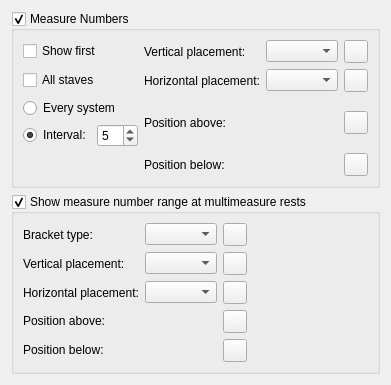
      <widget class="QWidget" name="PageMeasureNumbers">
       <layout class="QVBoxLayout" name="verticalLayout_44">
        <item>
         <widget class="QGroupBox" name="showMeasureNumber">
          <property name="title">
           <string>Measure Numbers</string>
          </property>
          <property name="checkable">
           <bool>true</bool>
          </property>
          <property name="checked">
           <bool>true</bool>
          </property>
          <layout class="QGridLayout" name="_2">
           <item row="0" column="0">
            <widget class="QCheckBox" name="showFirstMeasureNumber">
             <property name="text">
              <string>Show first</string>
             </property>
            </widget>
           </item>
           <item row="2" column="3" rowspan="2">
            <widget class="QLabel" name="measureNumberPosAboveLabel">
             <property name="text">
              <string>Position above:</string>
             </property>
             <property name="alignment">
              <set>Qt::AlignLeading|Qt::AlignLeft|Qt::AlignVCenter</set>
             </property>
             <property name="buddy">
              <cstring>measureNumberPosAbove</cstring>
             </property>
            </widget>
           </item>
           <item row="3" column="0" colspan="2">
            <layout class="QHBoxLayout" name="horizontalLayout_8">
             <item>
              <widget class="QRadioButton" name="showIntervalMeasureNumber">
               <property name="text">
                <string>Interval:</string>
               </property>
               <property name="checked">
                <bool>true</bool>
               </property>
              </widget>
             </item>
             <item>
              <widget class="QSpinBox" name="intervalMeasureNumber">
               <property name="minimum">
                <number>1</number>
               </property>
               <property name="value">
                <number>5</number>
               </property>
              </widget>
             </item>
            </layout>
           </item>
           <item row="4" column="3" rowspan="2">
            <widget class="QLabel" name="measureNumberPosBelowLabel">
             <property name="text">
              <string>Position below:</string>
             </property>
             <property name="alignment">
              <set>Qt::AlignLeading|Qt::AlignLeft|Qt::AlignVCenter</set>
             </property>
             <property name="buddy">
              <cstring>measureNumberPosBelow</cstring>
             </property>
            </widget>
           </item>
           <item row="2" column="6" rowspan="2">
            <widget class="QToolButton" name="resetMeasureNumberPosAbove">
             <property name="toolTip">
              <string>Reset to default</string>
             </property>
             <property name="accessibleName">
              <string>Reset 'Position above' value</string>
             </property>
             <property name="text">
              <string notr="true"/>
             </property>
            </widget>
           </item>
           <item row="0" column="3">
            <widget class="QLabel" name="label_921">
             <property name="text">
              <string>Vertical placement:</string>
             </property>
             <property name="buddy">
              <cstring>measureNumberVPlacement</cstring>
             </property>
            </widget>
           </item>
           <item row="4" column="6" rowspan="2">
            <widget class="QToolButton" name="resetMeasureNumberPosBelow">
             <property name="toolTip">
              <string>Reset to default</string>
             </property>
             <property name="accessibleName">
              <string>Reset 'Position below' value</string>
             </property>
             <property name="text">
              <string notr="true"/>
             </property>
            </widget>
           </item>
           <item row="1" column="3">
            <widget class="QLabel" name="label_93">
             <property name="text">
              <string>Horizontal placement:</string>
             </property>
             <property name="buddy">
              <cstring>measureNumberHPlacement</cstring>
             </property>
            </widget>
           </item>
           <item row="2" column="4" rowspan="2" colspan="2">
            <widget class="mu::notation::OffsetSelect" name="measureNumberPosAbove" native="true"/>
           </item>
           <item row="1" column="6">
            <widget class="QToolButton" name="resetMeasureNumberHPlacement"/>
           </item>
           <item row="4" column="4" rowspan="2" colspan="2">
            <widget class="mu::notation::OffsetSelect" name="measureNumberPosBelow" native="true"/>
           </item>
           <item row="2" column="0">
            <widget class="QRadioButton" name="showEverySystemMeasureNumber">
             <property name="text">
              <string>Every system</string>
             </property>
            </widget>
           </item>
           <item row="0" column="6">
            <widget class="QToolButton" name="resetMeasureNumberVPlacement"/>
           </item>
           <item row="1" column="4" colspan="2">
            <widget class="QComboBox" name="measureNumberHPlacement"/>
           </item>
           <item row="1" column="0">
            <widget class="QCheckBox" name="showAllStavesMeasureNumber">
             <property name="text">
              <string>All staves</string>
             </property>
            </widget>
           </item>
           <item row="0" column="4" colspan="2">
            <widget class="QComboBox" name="measureNumberVPlacement"/>
           </item>
           <item row="0" column="2">
            <spacer name="horizontalSpacer_18">
             <property name="orientation">
              <enum>Qt::Horizontal</enum>
             </property>
             <property name="sizeHint" stdset="0">
              <size>
               <width>0</width>
               <height>0</height>
              </size>
             </property>
            </spacer>
           </item>
           <item row="0" column="7">
            <spacer name="horizontalSpacer_54">
             <property name="orientation">
              <enum>Qt::Horizontal</enum>
             </property>
             <property name="sizeHint" stdset="0">
              <size>
               <width>0</width>
               <height>0</height>
              </size>
             </property>
            </spacer>
           </item>
          </layout>
         </widget>
        </item>
        <item>
         <widget class="QGroupBox" name="mmRestShowMeasureNumberRange">
          <property name="title">
           <string>Show measure number range at multimeasure rests</string>
          </property>
          <property name="checkable">
           <bool>true</bool>
          </property>
          <layout class="QGridLayout" name="gridLayout_48">
           <item row="0" column="2">
            <widget class="QToolButton" name="resetMmRestRangeBracketType"/>
           </item>
           <item row="0" column="1">
            <widget class="QComboBox" name="mmRestRangeBracketType"/>
           </item>
           <item row="3" column="1">
            <widget class="mu::notation::OffsetSelect" name="mmRestRangePosAbove" native="true"/>
           </item>
           <item row="3" column="2">
            <widget class="QToolButton" name="resetMMRestRangePosAbove">
             <property name="toolTip">
              <string>Reset to default</string>
             </property>
             <property name="accessibleName">
              <string>Reset 'Position above' value</string>
             </property>
             <property name="text">
              <string notr="true"/>
             </property>
            </widget>
           </item>
           <item row="1" column="0">
            <widget class="QLabel" name="label_165">
             <property name="text">
              <string>Vertical placement:</string>
             </property>
             <property name="buddy">
              <cstring>mmRestRangeVPlacement</cstring>
             </property>
            </widget>
           </item>
           <item row="1" column="1">
            <widget class="QComboBox" name="mmRestRangeVPlacement"/>
           </item>
           <item row="2" column="1">
            <widget class="QComboBox" name="mmRestRangeHPlacement"/>
           </item>
           <item row="3" column="0">
            <widget class="QLabel" name="mmRestRangePosAboveLabel">
             <property name="sizePolicy">
              <sizepolicy hsizetype="Fixed" vsizetype="Fixed">
               <horstretch>0</horstretch>
               <verstretch>0</verstretch>
              </sizepolicy>
             </property>
             <property name="text">
              <string>Position above:</string>
             </property>
             <property name="alignment">
              <set>Qt::AlignLeading|Qt::AlignLeft|Qt::AlignVCenter</set>
             </property>
             <property name="buddy">
              <cstring>mmRestRangePosAbove</cstring>
             </property>
            </widget>
           </item>
           <item row="0" column="0">
            <widget class="QLabel" name="label_164">
             <property name="text">
              <string>Bracket type:</string>
             </property>
             <property name="buddy">
              <cstring>mmRestRangeBracketType</cstring>
             </property>
            </widget>
           </item>
           <item row="1" column="2">
            <widget class="QToolButton" name="resetMmRestRangeVPlacement"/>
           </item>
           <item row="2" column="0">
            <widget class="QLabel" name="label_166">
             <property name="text">
              <string>Horizontal placement:</string>
             </property>
             <property name="buddy">
              <cstring>mmRestRangeHPlacement</cstring>
             </property>
            </widget>
           </item>
           <item row="2" column="2">
            <widget class="QToolButton" name="resetMmRestRangeHPlacement"/>
           </item>
           <item row="4" column="0">
            <widget class="QLabel" name="mmRestRangePosBelowLabel">
             <property name="sizePolicy">
              <sizepolicy hsizetype="Fixed" vsizetype="Fixed">
               <horstretch>0</horstretch>
               <verstretch>0</verstretch>
              </sizepolicy>
             </property>
             <property name="text">
              <string>Position below:</string>
             </property>
             <property name="alignment">
              <set>Qt::AlignLeading|Qt::AlignLeft|Qt::AlignVCenter</set>
             </property>
             <property name="buddy">
              <cstring>mmRestRangePosBelow</cstring>
             </property>
            </widget>
           </item>
           <item row="4" column="1">
            <widget class="mu::notation::OffsetSelect" name="mmRestRangePosBelow" native="true"/>
           </item>
           <item row="4" column="2">
            <widget class="QToolButton" name="resetMMRestRangePosBelow">
             <property name="toolTip">
              <string>Reset to default</string>
             </property>
             <property name="accessibleName">
              <string>Reset 'Position below' value</string>
             </property>
             <property name="text">
              <string notr="true"/>
             </property>
            </widget>
           </item>
           <item row="0" column="3">
            <spacer name="horizontalSpacer_19">
             <property name="orientation">
              <enum>Qt::Horizontal</enum>
             </property>
             <property name="sizeHint" stdset="0">
              <size>
               <width>0</width>
               <height>0</height>
              </size>
             </property>
            </spacer>
           </item>
          </layout>
         </widget>
        </item>
        <item>
         <spacer name="verticalSpacer_27">
          <property name="orientation">
           <enum>Qt::Vertical</enum>
          </property>
          <property name="sizeHint" stdset="0">
           <size>
            <width>0</width>
            <height>0</height>
           </size>
          </property>
         </spacer>
        </item>
       </layout>
      </widget>
